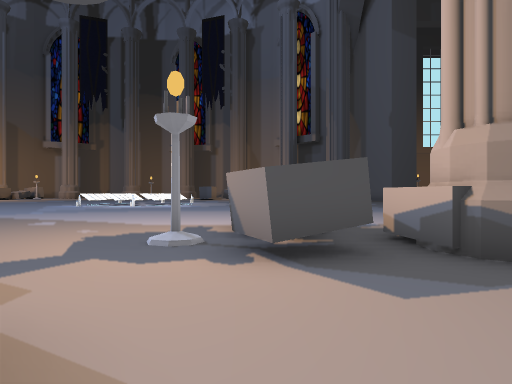
view 1 (above)

23 first-person views from a walk through a level from a Godot 3-D game. The camera is 1.3 m above the floor, looks level and sees 75° across. The floor is counted in squares, 2 m on a side. Each view is taken from the middle of a square. On the plan, view 1 faces up. The plan holds only what a view shows up to about 10 squares ahead; the rest is blank. The place goes on beyond the plan. Characters and animated objects are not drawn.

view 2
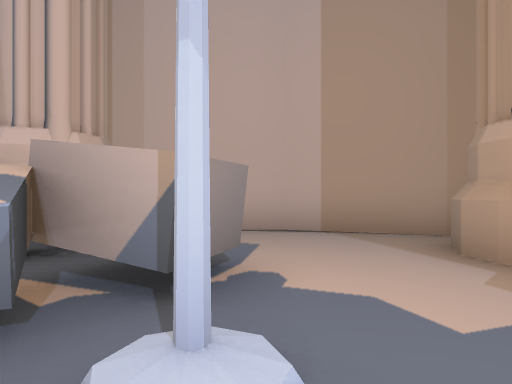

view 3
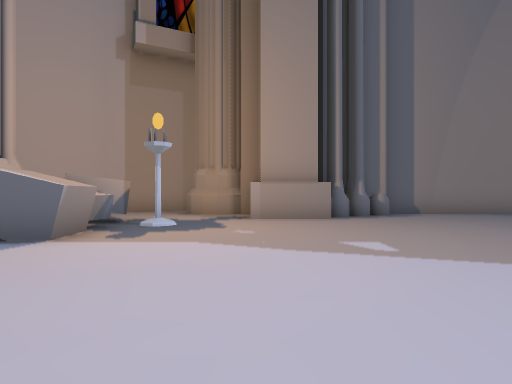

view 4
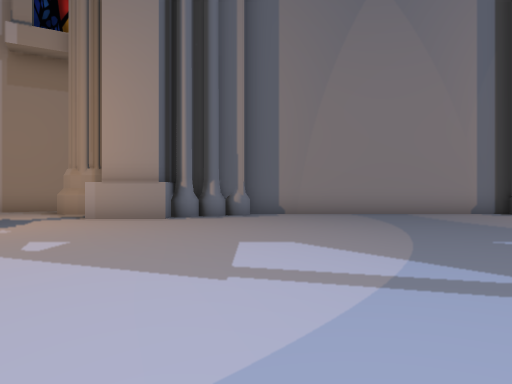

view 5
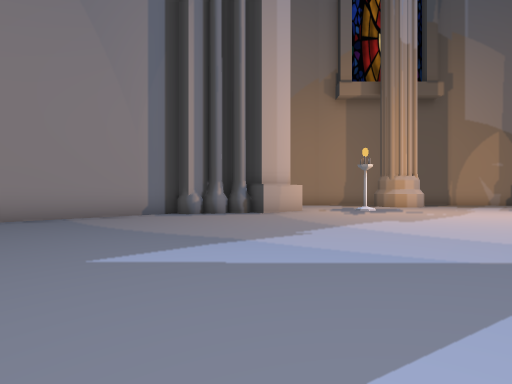

view 6
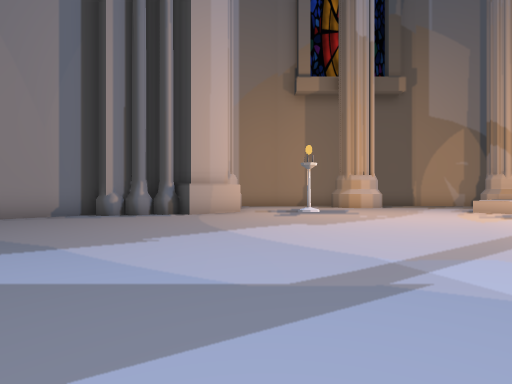

view 7
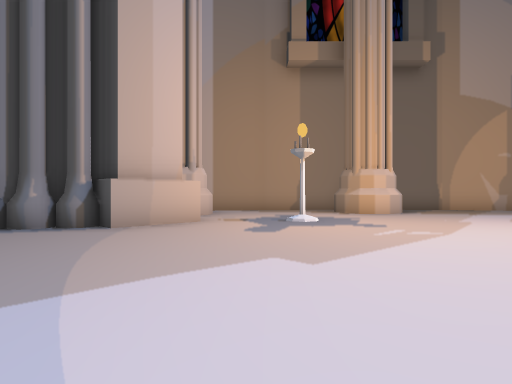

view 8
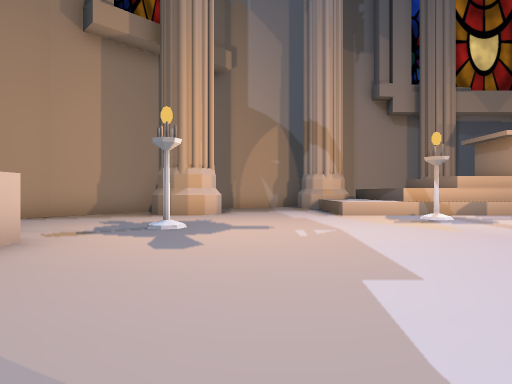

view 9
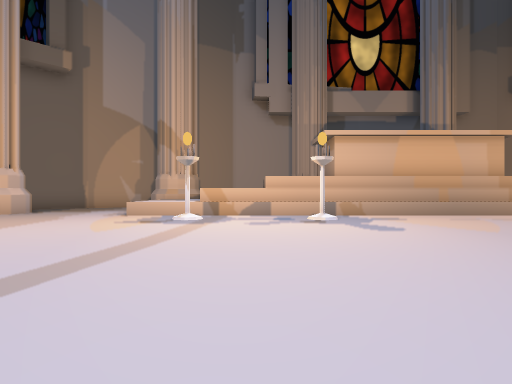

view 10
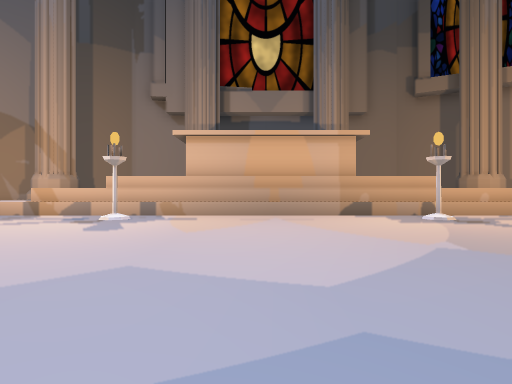

view 11
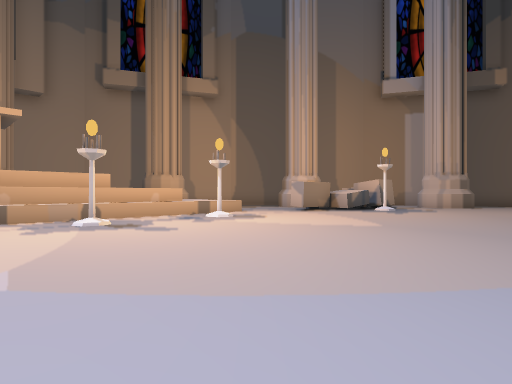

view 12
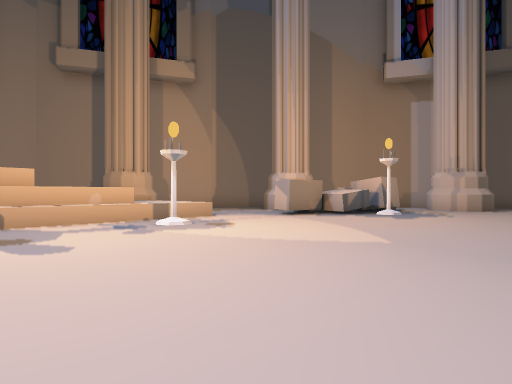

view 13
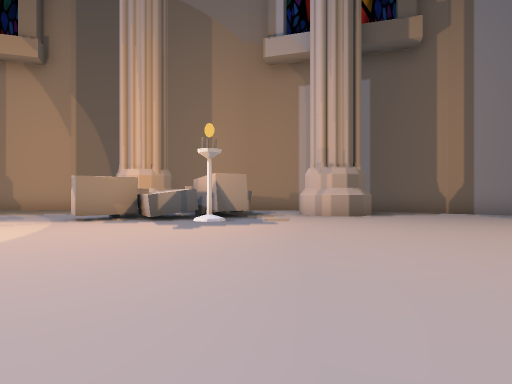

view 14
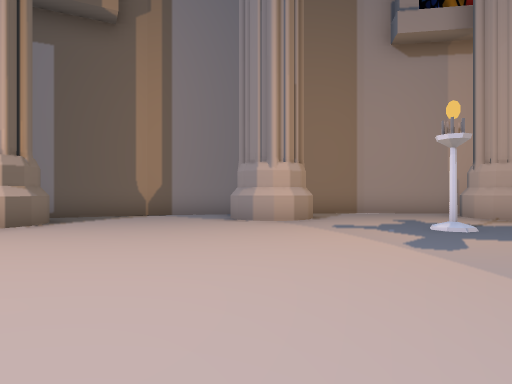

view 15
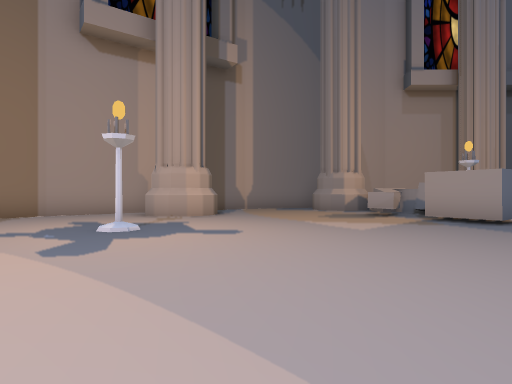

view 16
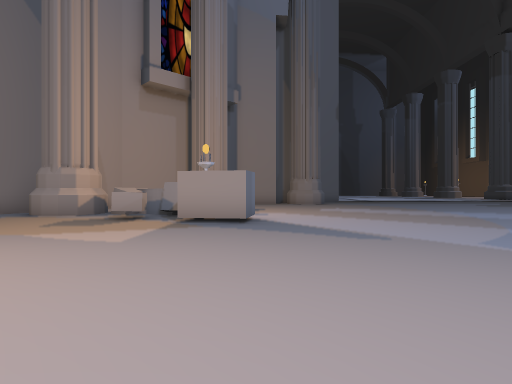

view 17
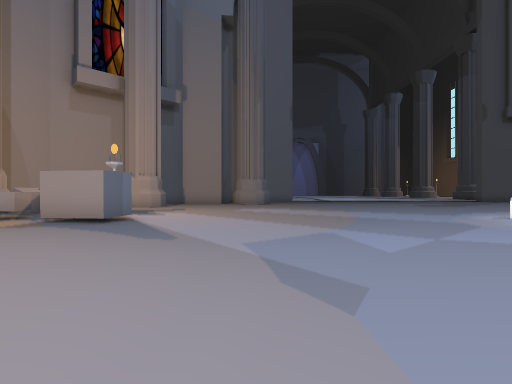

view 18
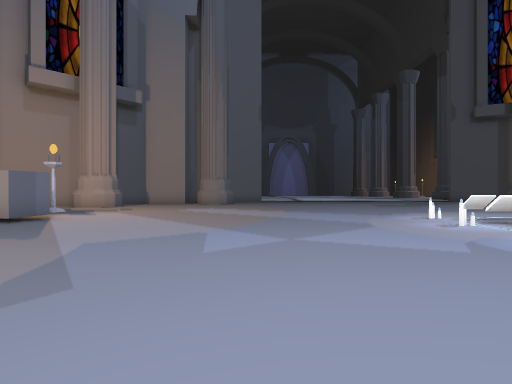

view 19
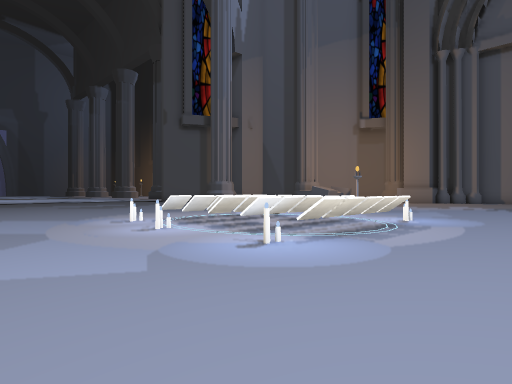

view 20
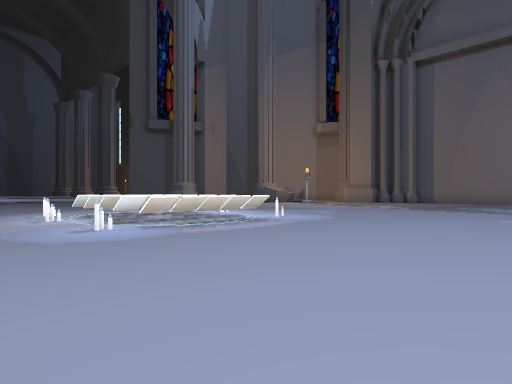

view 21
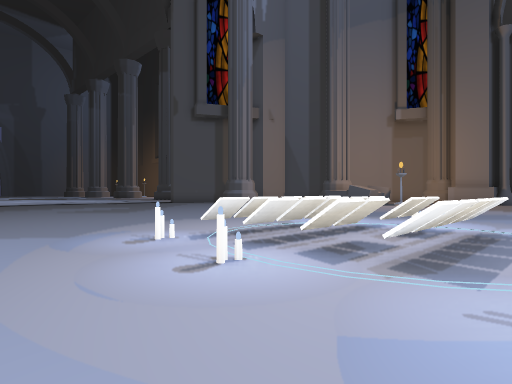

view 22
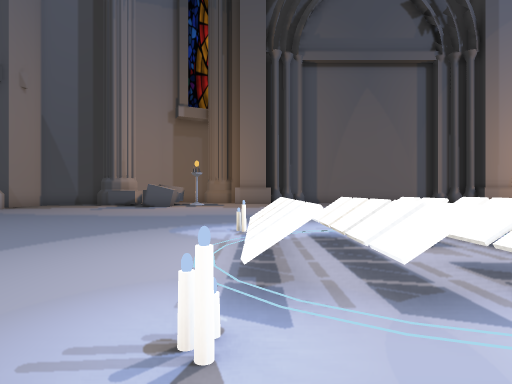

view 23
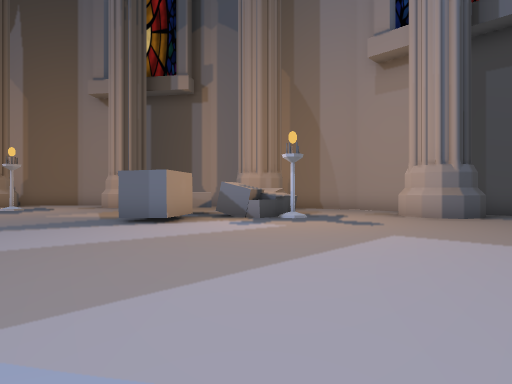

### Floor plan
Key: @ floor where view 1 was taken; # wall or solid block; x gap in a wall; . floor; = window, fence, low wall or low ledge; ^ raised ledge.
Columns run from 24 left of view 1 to 2 right of it. Each row starts with its distance up from view 1.
 38       ####  ....
 37      ##...  ....#     #
 36      .....##....##   ..
 35      #............. ..#
 34     ##.......#........#
 33    ...................^
 32    #................^.^^...
 31   ^#.................#^#..#
 30   ^^................#......
 29 ..#........................
 28 ...........................
 27 ...........  ..............
 26 ^.......... ..............
 25 ^.#......    .............
 24 ^........   .............
 23 ^.........   ...........
 22 ^.......................
 21 ^^#........................
 20 ^...............=.=.=......
 19 ^...............^^^^^......
 18 ^...............^^^^^......
 17 ^...............^^^^^.....
 16 ^......... .....^^^^^....
 15 ^=.......  .....=. .......
 14 ^^#......  ...............
 13 ^......... ................
 12 ^.................. .......
 11 ^............... ..  ......
 10 ^.#.....................
  9 ^.......................
  8 .........................
  7 .........................
  6 ........................#
  5 #.......................^#^
  4 #...#..................###x
  3 #.....##...........###.....
  2 ...... ###........## #.....
  1 #...#    ##########  ###...
  0 ###                    #@##
 -1                        ###

Where each view was taken, in squares from view 1:
view 1: 0 up, 0 right, facing up
view 2: 5 up, 2 left, facing down-right
view 3: 11 up, 3 left, facing down
view 4: 11 up, 7 left, facing down
view 5: 10 up, 9 left, facing down-left
view 6: 11 up, 11 left, facing down-left
view 7: 9 up, 14 left, facing down-left
view 8: 6 up, 14 left, facing left
view 9: 12 up, 14 left, facing left
view 10: 17 up, 14 left, facing left
view 11: 19 up, 15 left, facing up-left
view 12: 21 up, 16 left, facing up-left
view 13: 26 up, 14 left, facing up-left
view 14: 28 up, 14 left, facing up
view 15: 28 up, 13 left, facing up-right
view 16: 29 up, 12 left, facing right
view 17: 26 up, 12 left, facing right
view 18: 24 up, 12 left, facing right
view 19: 23 up, 11 left, facing down-right
view 20: 22 up, 14 left, facing down-right
view 21: 22 up, 8 left, facing down-right
view 22: 21 up, 4 left, facing down
view 23: 22 up, 2 left, facing up
